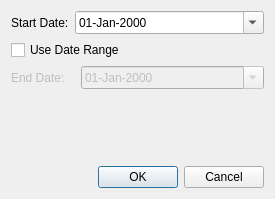
<?xml version="1.0" encoding="UTF-8"?>
<ui version="4.0">
 <class>SelectDateRange</class>
 <widget class="QDialog" name="SelectDateRange">
  <property name="geometry">
   <rect>
    <x>0</x>
    <y>0</y>
    <width>275</width>
    <height>199</height>
   </rect>
  </property>
  <property name="windowTitle">
   <string>Dialog</string>
  </property>
  <layout class="QVBoxLayout" name="verticalLayout">
   <item>
    <layout class="QHBoxLayout" name="horizontalLayout">
     <item>
      <widget class="QLabel" name="label">
       <property name="text">
        <string>Start Date:</string>
       </property>
      </widget>
     </item>
     <item>
      <widget class="QDateEdit" name="dtpStartDate">
       <property name="sizePolicy">
        <sizepolicy hsizetype="Minimum" vsizetype="Fixed">
         <horstretch>1</horstretch>
         <verstretch>0</verstretch>
        </sizepolicy>
       </property>
       <property name="displayFormat">
        <string>dd-MMM-yyyy</string>
       </property>
       <property name="calendarPopup">
        <bool>true</bool>
       </property>
      </widget>
     </item>
    </layout>
   </item>
   <item>
    <widget class="QCheckBox" name="chkRange">
     <property name="text">
      <string>Use Date Range</string>
     </property>
    </widget>
   </item>
   <item>
    <layout class="QHBoxLayout" name="horizontalLayout_2">
     <item>
      <widget class="QLabel" name="label_2">
       <property name="enabled">
        <bool>false</bool>
       </property>
       <property name="text">
        <string>End Date:   </string>
       </property>
      </widget>
     </item>
     <item>
      <widget class="QDateEdit" name="dtpEndDate">
       <property name="enabled">
        <bool>false</bool>
       </property>
       <property name="sizePolicy">
        <sizepolicy hsizetype="Minimum" vsizetype="Fixed">
         <horstretch>1</horstretch>
         <verstretch>0</verstretch>
        </sizepolicy>
       </property>
       <property name="displayFormat">
        <string>dd-MMM-yyyy</string>
       </property>
       <property name="calendarPopup">
        <bool>true</bool>
       </property>
      </widget>
     </item>
    </layout>
   </item>
   <item>
    <spacer name="verticalSpacer">
     <property name="orientation">
      <enum>Qt::Vertical</enum>
     </property>
     <property name="sizeHint" stdset="0">
      <size>
       <width>20</width>
       <height>47</height>
      </size>
     </property>
    </spacer>
   </item>
   <item>
    <widget class="QDialogButtonBox" name="buttonBox">
     <property name="orientation">
      <enum>Qt::Horizontal</enum>
     </property>
     <property name="standardButtons">
      <set>QDialogButtonBox::Cancel|QDialogButtonBox::Ok</set>
     </property>
    </widget>
   </item>
  </layout>
 </widget>
 <resources/>
 <connections>
  <connection>
   <sender>buttonBox</sender>
   <signal>accepted()</signal>
   <receiver>SelectDateRange</receiver>
   <slot>accept()</slot>
   <hints>
    <hint type="sourcelabel">
     <x>227</x>
     <y>173</y>
    </hint>
    <hint type="destinationlabel">
     <x>157</x>
     <y>194</y>
    </hint>
   </hints>
  </connection>
  <connection>
   <sender>buttonBox</sender>
   <signal>rejected()</signal>
   <receiver>SelectDateRange</receiver>
   <slot>reject()</slot>
   <hints>
    <hint type="sourcelabel">
     <x>269</x>
     <y>179</y>
    </hint>
    <hint type="destinationlabel">
     <x>278</x>
     <y>194</y>
    </hint>
   </hints>
  </connection>
  <connection>
   <sender>chkRange</sender>
   <signal>toggled(bool)</signal>
   <receiver>dtpEndDate</receiver>
   <slot>setEnabled(bool)</slot>
   <hints>
    <hint type="sourcelabel">
     <x>66</x>
     <y>51</y>
    </hint>
    <hint type="destinationlabel">
     <x>100</x>
     <y>86</y>
    </hint>
   </hints>
  </connection>
  <connection>
   <sender>chkRange</sender>
   <signal>toggled(bool)</signal>
   <receiver>label_2</receiver>
   <slot>setEnabled(bool)</slot>
   <hints>
    <hint type="sourcelabel">
     <x>47</x>
     <y>59</y>
    </hint>
    <hint type="destinationlabel">
     <x>48</x>
     <y>83</y>
    </hint>
   </hints>
  </connection>
 </connections>
</ui>
